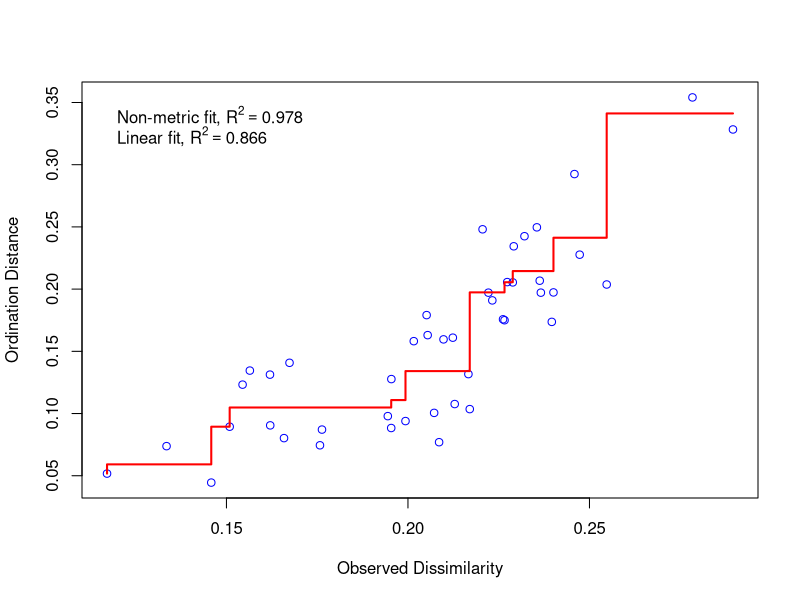
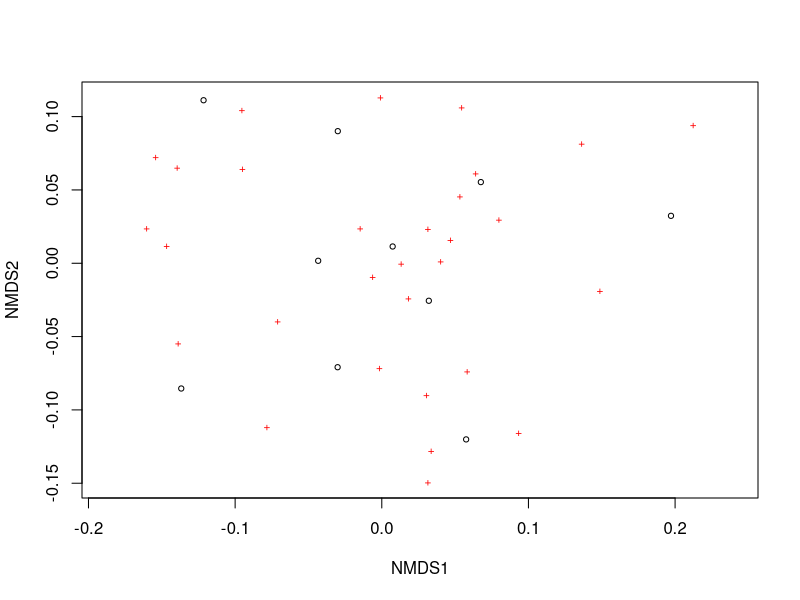
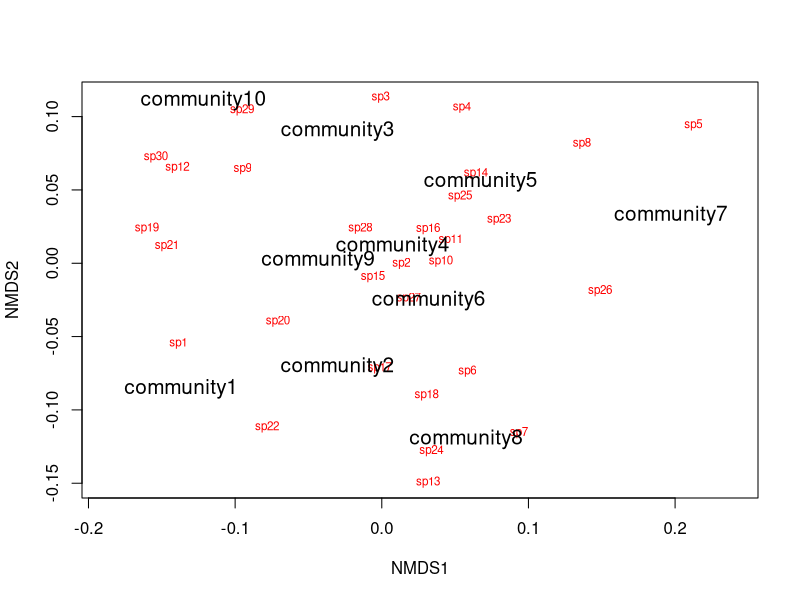
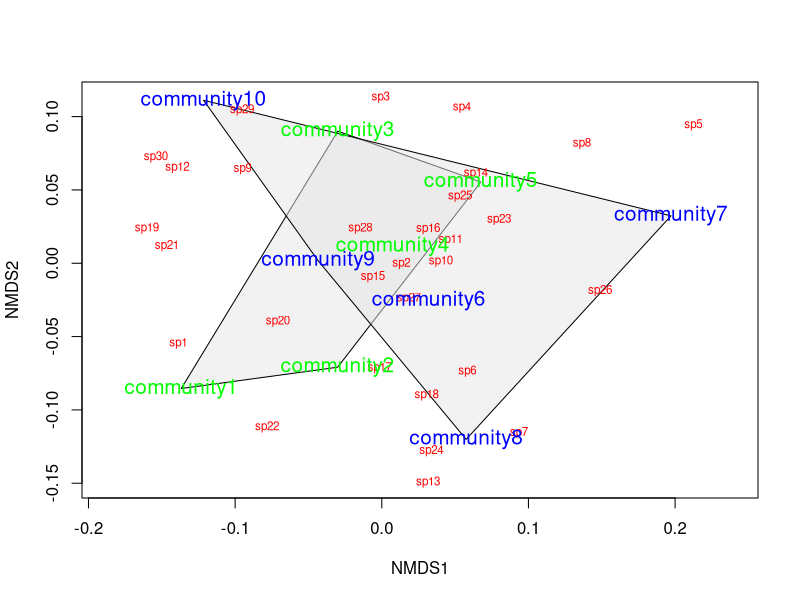
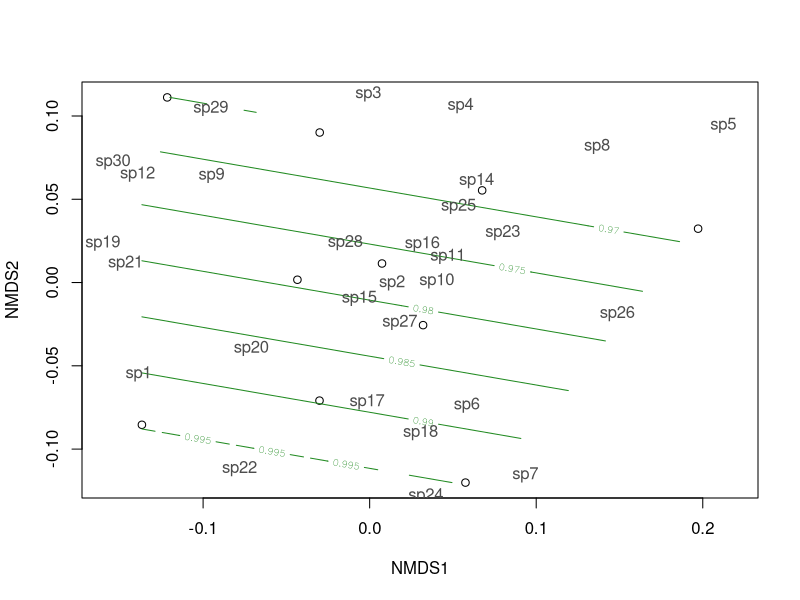

These charts were generated, in order, by the following R code:
## ---- chunk 1
knitr::opts_chunk$set(echo = TRUE)
## ---- chunk 2
#install.packages("vegan")
library(vegan)
set.seed(2)
community_matrix=matrix(
   sample(1:100,300,replace=T),nrow=10,
   dimnames=list(paste("community",1:10,sep=""),paste("sp",1:30,sep="")))

example_NMDS=metaMDS(community_matrix, # Our community-by-species matrix
                     k=2) # The number of reduced dimensions
## ---- chunk 3
example_NMDS=metaMDS(community_matrix,k=2,trymax=100)
## ---- chunk 4
stressplot(example_NMDS)
## ---- chunk 5
plot(example_NMDS)
## ---- chunk 6
ordiplot(example_NMDS,type="n")
orditorp(example_NMDS,display="species",col="red",air=0.01)
orditorp(example_NMDS,display="sites",cex=1.25,air=0.01)
## ---- chunk 7
treat=c(rep("Treatment1",5),rep("Treatment2",5))
ordiplot(example_NMDS,type="n")
ordihull(example_NMDS,groups=treat,draw="polygon",col="grey90",label=F)
orditorp(example_NMDS,display="species",col="red",air=0.01)
orditorp(example_NMDS,display="sites",col=c(rep("green",5),rep("blue",5)),
   air=0.01,cex=1.25)
## ---- chunk 8
# Define random elevations for previous example
elevation=runif(10,0.5,1.5)
# Use the function ordisurf to plot contour lines
ordisurf(example_NMDS,elevation,main="",col="forestgreen")
# Finally, display species on plot
orditorp(example_NMDS,display="species",col="grey30",air=0.1,
   cex=1)
